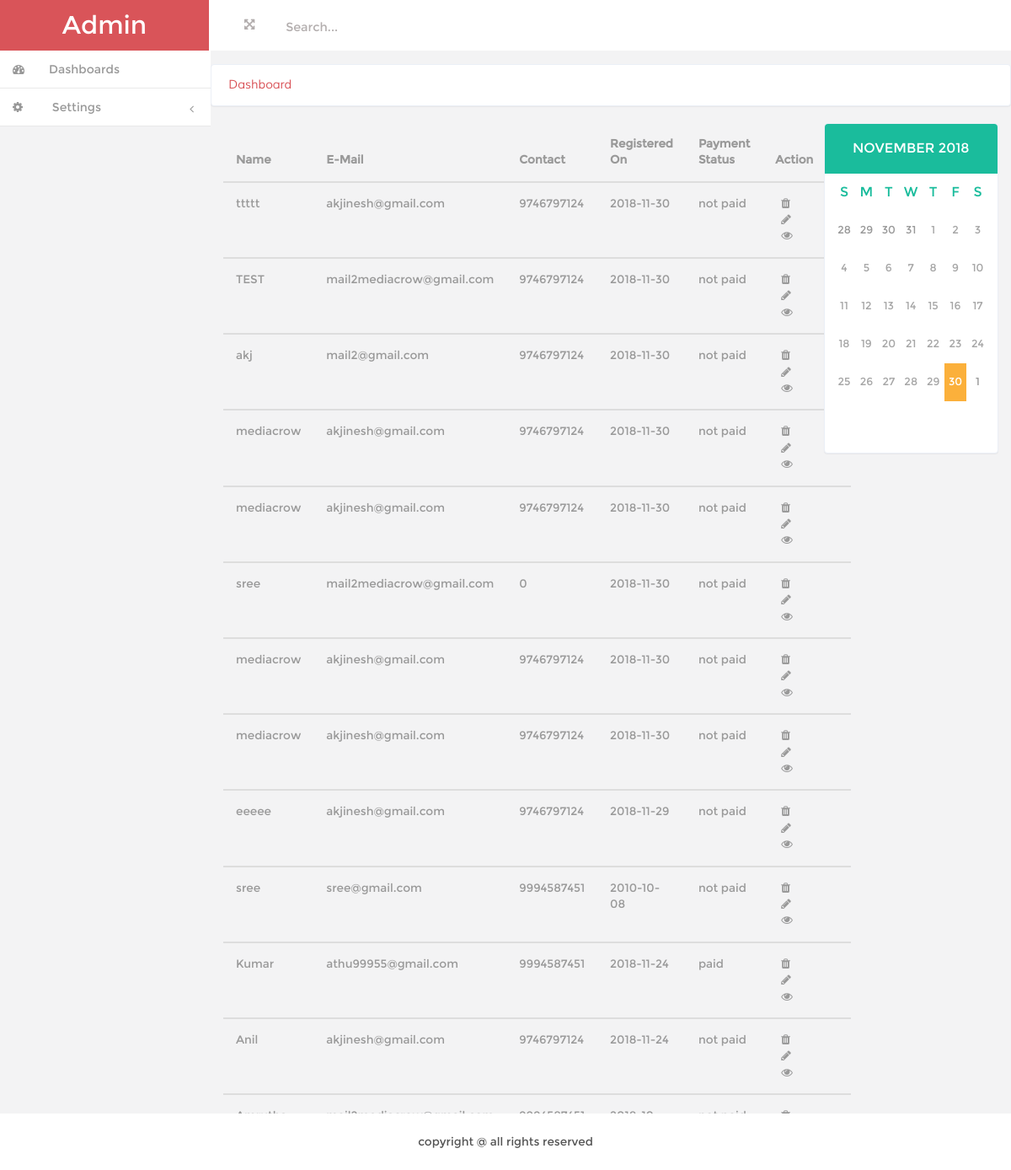
The app's page /admin/index.php with its own data.
### tables this page shows
CREATE TABLE IF NOT EXISTS `registered_stu` (
  `student_id` bigint(20) NOT NULL AUTO_INCREMENT,
  `name` varchar(30) NOT NULL,
  `dob` varchar(20) NOT NULL,
  `present_add` varchar(50) NOT NULL,
  `permenent_add` varchar(60) NOT NULL,
  `previous` varchar(50) NOT NULL,
  `email` varchar(30) NOT NULL,
  `phone` bigint(20) NOT NULL,
  `dd` varchar(40) NOT NULL,
  `paytm` varchar(40) NOT NULL,
  `experience` varchar(200) NOT NULL,
  `terms_and_conditons` int(11) NOT NULL,
  `registered_on` date NOT NULL,
  `image` longblob NOT NULL,
  `status` int(11) NOT NULL,
  `payment_status` varchar(20) NOT NULL,
  `payed_amount` bigint(20) NOT NULL,
  `gpay` bigint(20) NOT NULL,
  `membership` varchar(50) NOT NULL,
  `facebook` varchar(200) NOT NULL,
  `telegram` bigint(20) NOT NULL,
  `whatsapp` bigint(20) NOT NULL,
  `mobile` int(11) NOT NULL,
  PRIMARY KEY (`student_id`)
);

### admin/index.php (the view, shortened to what this page needs)
<!DOCTYPE html PUBLIC "-//W3C//DTD XHTML 1.0 Transitional//EN" "http://www.w3.org/TR/xhtml1/DTD/xhtml1-transitional.dtd">
<html xmlns="http://www.w3.org/1999/xhtml">
<head>
<link href="css/bootstrap.min.css" rel='stylesheet' type='text/css' />
<link href="css/style1.css" rel='stylesheet' type='text/css' />
<link href="css/font-awesome.css" rel="stylesheet">
<link href="css/custom.css" rel="stylesheet">
</head>
<body>
<div id="wrapper">
<?php require_once('classes/class_db.php'); ?>
<?php require_once('includes/side_nav.php'); ?>
        <div id="page-wrapper" class="gray-bg dashbard-1">
       <div class="content-main">
		    <div class="banner">
				<h2>
				<a href="index.php">Dashboard</a>
				</h2>
		    </div>
		<div class="content-mid">
        <div class="col-md-9">
       <table class="table">
  <thead>
    <tr>
      <th>Name</th>
        <th>E-Mail</th>
            <th>Contact</th>
			<th>Registered On</th>
			<th>Payment Status</th>
 <th>Action</th>
    </tr>
  </thead>
  <tbody>
  <?php
$sql='select * from registered_stu where status=1 ORDER BY student_id DESC';
	$res=mysqli_query($db,$sql);
while($row=mysqli_fetch_array($res))
{
?>
    <tr>
          <td><?=$row['name']; ?></td>
     <td><?=$row['email']; ?></td>
     <td><?=$row['phone']; ?></td>
		  <td><?=$row['registered_on']; ?></td>
		  <td><?= $row['payment_status'] == '1'? 'paid' : 'not paid'; ?></td>
      <td>
<a href="delete-user.php?delcom=<?php echo $row['student_id'];?>"><span class="spa"><i class="fa fa-trash"></i></span></a>
 <a href="update_user.php?upitem=<?php echo $row['student_id'];?>"><span class="spa"><i class="fa fa-pencil"></i></span></a>
  <a href="view_user.php?viewitem=<?php echo $row['student_id'];?>"><span class="spa"><i class="fa fa-eye"></i></span></a>
    </td>
    </tr>
  </tbody>
  <?php
}
?>
</table>
        </div>
			<div class="col-md-3" style="float:right;">
					 <div class="cal1 cal_2"></div>
			<link rel="stylesheet" href="css/clndr.css" type="text/css" />
			</div>
			<div class="clearfix"> </div>
		</div>
<div class="copy navbar-fixed-bottom">
            <p>copyright @ all rights reserved </p>
	    </div>
		</div>
       </div>
     </div>
</body>
</html>

### admin/includes/side_nav.php (shortened to what this page needs)
<nav class="navbar-default navbar-static-top" role="navigation">
             <div class="navbar-header">
               <h1> <a class="navbar-brand" href="admin/index.php">Admin</a></h1>
			   </div>
			 <div class=" border-bottom">
        	<div class="full-left">
        	  <section class="full-top">
				<button id="toggle"><i class="fa fa-arrows-alt"></i></button>
			</section>
			<form class="navbar-left-right" action="search_admission.php" method="get">
              <input type="text" name="search_box"  value="Search..." onfocus="this.value = '';" onblur="if (this.value == '') {this.value = 'Search...';}">
              <input type="submit" name="member_search_btn" value="" class="fa fa-search">
            </form>
            <div class="clearfix"> </div>
           </div>
			<div class="clearfix">
     </div>
		    <div class="navbar-default sidebar" role="navigation">
                <div class="sidebar-nav navbar-collapse">
                <ul class="nav" id="side-menu">
                    <li>
                        <a href="index.php" class=" hvr-bounce-to-right"><i class="fa fa-dashboard nav_icon "></i><span class="nav-label">Dashboards</span> </a>
                    </li>
                    <li>
                        <a href="#" class=" hvr-bounce-to-right"><i class="fa fa-cog nav_icon"></i> <span class="nav-label">Settings</span><span class="fa arrow"></span></a>
                    </li>
                </ul>
            </div>
			</div>
      </div>
        </nav>

### admin/css/style1.css (style rules this page uses)
h4, h5, h6, h1, h2, h3 { margin: 0; }
ul, ol { margin: 0;padding: 0; }
p { margin: 0; }
html, body { font-family:'Montserrat-Regular'; font-size: 100%; background:#F3F3F4; overflow-x: hidden; }
body a { transition:0.5s all; -webkit-transition:0.5s all; -moz-transition:0.5s all; -o-transition:0.5s all; -ms-transition:0.5s all; }
div#wrapper { width:100%; height:100%; }
.navbar-default.sidebar { background-color: #fff; }
h1 a.navbar-brand { color: #fff !important; font-size: 30px; font-weight: 500; padding: 20px 0px; background: #d95459; text-align: center; width:248px; height: 60px; }
i.nav_icon { color: #fff; margin-right:6px; }
.sidebar ul li a { color: #999; font-size:14px; }
.hvr-bounce-to-right { display: inline-block; vertical-align: middle; -webkit-transform: translateZ(0); transform: translateZ(0); box-shadow: 0 0 1px rgba(0, 0, 0, 0); -webkit-backface-visibility: hidden; backface-visibility: hidden; -moz-osx-font-smoothing: grayscale; position: relative; -webkit-transition-property: color; transition-property: color; -webkit-transition-duration: 0.5s; transition-duration: 0.5s; }
.hvr-bounce-to-right:before { content: ""; position: absolute; z-index: -1; top: 0; left: 0; right: 80%; bottom: 0; background:#7f8c8d; -webkit-transform: scaleX(0); transform: scaleX(0); -webkit-transform-origin: 0 50%; transform-origin: 0 50%; -webkit-transition-property: transform; transition-property: transform; -webkit-transition-duration: 0.5s; transition-duration: 0.5s; -webkit-transition-timing-function: ease-out; transition-timing-function: ease-out; }
.nav > li > a { color: #999; font-weight:500; padding: 0px 20px 0px 0px; font-size: 0.85em; border-bottom: 1px solid #E9E9E9; }
.nav > li > a i { margin-right: 14px; }
i.nav_icon { color: #999; padding: 15px; width: 44px; height: 44px; }
span.fa.arrow { margin-top: 17px; }
@media (min-width: 768px) { #page-wrapper { position: inherit; margin: 0 0 0 240px; min-height: 1000px; } }
.content-main { background-color: #F3F3F4; padding-top: 1em; }
.full-top { float:left; }
.navbar-left-right { float: left; margin-left: 6%; }
.border-bottom { background-color: #fff; }
.full-left { float: left; width: 40%; margin-left: 3%; margin-top: 1.3em; }
.full-left button { background: none; border: none; outline: none; color: #B3AEAE; font-size: 0.9em; }
.navbar-left-right input[type="text"] { background: none; border: none; outline: none; color:#B3AEAE; font-size: 0.9em; }
.navbar-left-right input[type="submit"] { background: url(../images/search.png) 0px 2px no-repeat; width:16px; height:16px; border: none; outline: none; color:#B3AEAE; font-size: 0.9em; }
.banner { margin-bottom: 20px !important; background: #fff; display: block; padding:1em; border: 1px solid #ebeff6; border-color: #ebeff6; border-radius: 4px; -webkit-border-radius: 4px; -o-border-radius: 4px; -moz-border-radius: 4px; -ms-border-radius: 4px; -webkit-box-shadow: 0 1px 1px rgba(0,0,0,.05); box-shadow: 0 1px 1px rgba(0,0,0,.05); }
.banner h2 { font-size:0.9em; }
.banner h2 a { color:#D95459; text-decoration:none; font-family: 'Muli-Regular'; padding:0.3em ; }
.table td, .table>tbody>tr>td, .table>tbody>tr>th, .table>tfoot>tr>td, .table>tfoot>tr>th, .table>thead>tr>td, .table>thead>tr>th { padding: 15px !important; font-size: 0.85em; color: #999; border-top: none !important; }
td i { color:#999; }
td span { color:#fff; padding: 4px 7px; font-family: 'Muli-Regular'; }
.table { margin-bottom: 0; }
.copy { background:#fff; text-align:center; padding:1.5em 0; }
.copy p, .copy-right p { font-size:0.85em; color:#555; }

### admin/css/custom.css (style rules this page uses)
#wrapper { width: 100%; }
#page-wrapper { min-height: 568px; }
@media (min-width:768px) { #page-wrapper { position: inherit; margin: 0 0 0 250px; } }
.sidebar .sidebar-nav.navbar-collapse { padding-right: 0; padding-left: 0; }
.sidebar .arrow { float: right; }
.sidebar .fa.arrow:before { content: "\f104"; }
@media (min-width:768px) { .sidebar { z-index: 1; position: absolute; width: 250px; } }

### admin/css/clndr.css (style rules this page uses)
.cal1 { background: #fff; margin-bottom: 0em; min-height: 392px; border: 1px solid transparent; border-color: #ebeff6; border-radius: 4px; -webkit-box-shadow: 0 1px 1px rgba(0,0,0,.05); box-shadow: 0 1px 1px rgba(0,0,0,.05); }

### records on screen
registered_stu: name "ttttt", email "akjinesh@gmail.com", phone "9746797124", registered_on "2018-11-30", payment_status "not paid"
registered_stu: name "TEST", email "mail2mediacrow@gmail.com", phone "9746797124", registered_on "2018-11-30", payment_status "not paid"
registered_stu: name "akj", email "mail2@gmail.com", phone "9746797124", registered_on "2018-11-30", payment_status "not paid"
registered_stu: name "mediacrow", email "akjinesh@gmail.com", phone "9746797124", registered_on "2018-11-30", payment_status "not paid"
registered_stu: name "mediacrow", email "akjinesh@gmail.com", phone "9746797124", registered_on "2018-11-30", payment_status "not paid"
registered_stu: name "sree", email "mail2mediacrow@gmail.com", phone "0", registered_on "2018-11-30", payment_status "not paid"
registered_stu: name "mediacrow", email "akjinesh@gmail.com", phone "9746797124", registered_on "2018-11-30", payment_status "not paid"
registered_stu: name "mediacrow", email "akjinesh@gmail.com", phone "9746797124", registered_on "2018-11-30", payment_status "not paid"
registered_stu: name "eeeee", email "akjinesh@gmail.com", phone "9746797124", registered_on "2018-11-29", payment_status "not paid"
registered_stu: name "sree", email "sree@gmail.com", phone "9994587451", registered_on "2010-10-08", payment_status "not paid"
registered_stu: name "Kumar", email "athu99955@gmail.com", phone "9994587451", registered_on "2018-11-24", payment_status "paid"
registered_stu: name "Anil", email "akjinesh@gmail.com", phone "9746797124", registered_on "2018-11-24", payment_status "not paid"
